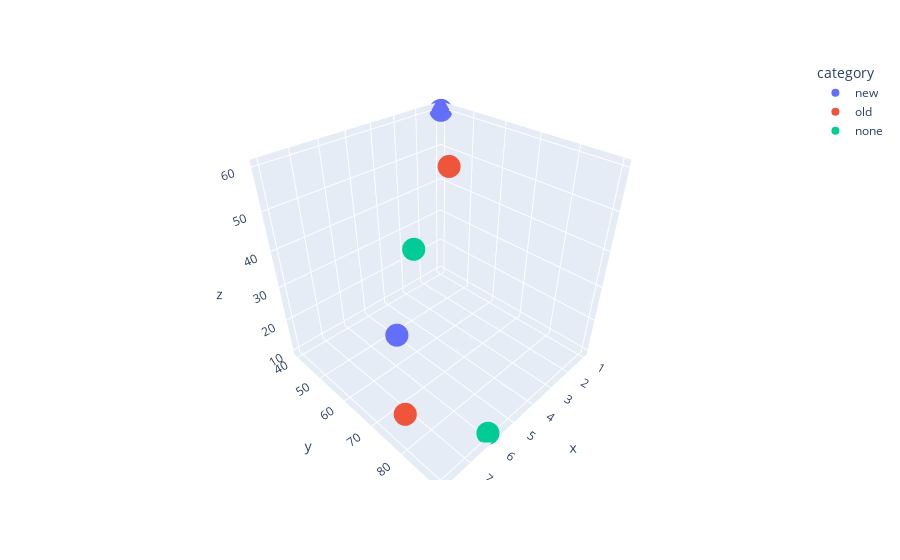

Notebook cell for this chart:
### Code cell
import plotly.express as px
df = pd.DataFrame({
    "x": [1, 2, 5, 7, 8, 6],
    "y": [40, 50, 60, 70, 80, 90],
    "z": [60, 50, 40, 30, 20, 10],
    "category": ["new", "old", "none", "new", "old", "none"]
})
fig = px.scatter_3d(df, x="x", y="y", z="z", color="category") #3D scatter plot
fig.show()

### Figure 1 — Plotly figure (JSON) as saved in the notebook; plotly's stock layout.template omitted (floating-point values rounded to 4 significant figures)
{"data": [{"hovertemplate": "category=new<br>x=%{x}<br>y=%{y}<br>z=%{z}<extra></extra>", "legendgroup": "new", "marker": {"color": "#636efa", "symbol": "circle"}, "mode": "markers", "name": "new", "scene": "scene", "showlegend": true, "type": "scatter3d", "x": [1, 7], "y": [40, 70], "z": [60, 30]}, {"hovertemplate": "category=old<br>x=%{x}<br>y=%{y}<br>z=%{z}<extra></extra>", "legendgroup": "old", "marker": {"color": "#EF553B", "symbol": "circle"}, "mode": "markers", "name": "old", "scene": "scene", "showlegend": true, "type": "scatter3d", "x": [2, 8], "y": [50, 80], "z": [50, 20]}, {"hovertemplate": "category=none<br>x=%{x}<br>y=%{y}<br>z=%{z}<extra></extra>", "legendgroup": "none", "marker": {"color": "#00cc96", "symbol": "circle"}, "mode": "markers", "name": "none", "scene": "scene", "showlegend": true, "type": "scatter3d", "x": [5, 6], "y": [60, 90], "z": [40, 10]}], "layout": {"legend": {"title": {"text": "category"}, "tracegroupgap": 0}, "margin": {"t": 60}, "scene": {"domain": {"x": [0, 1], "y": [0, 1]}, "xaxis": {"title": {"text": "x"}}, "yaxis": {"title": {"text": "y"}}, "zaxis": {"title": {"text": "z"}}}}}
